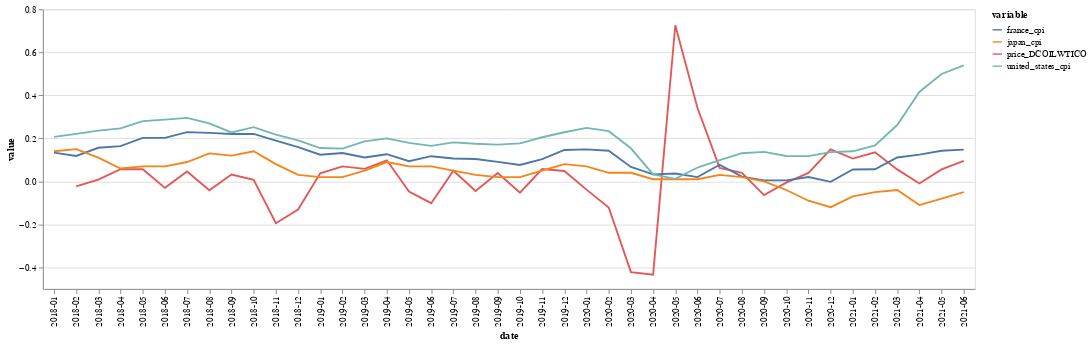

Notebook cell for this chart:
### Code cell
alt.data_transformers.disable_max_rows()
#cols = cs.expand_selector(df, cs.matches("^.*cpi$") | cs.by_name("commodity_DCOILWTICO").pct_change())
df.with_columns(
    cs.matches("^.*cpi$").mul(10), cs.by_name("price_DCOILWTICO").pct_change()
).unpivot(
    index='date', on=cs.matches("^.*cpi|price_DCOILWTICO$")
).plot.line(x='date', y='value', color='variable').properties(width=1000, title="")
#df.unpivot(index='date', on=pl.col.commodity_DCOILWTICO.pct_change())#.plot.line(x='date', y='value', color='variable').properties(width=700, title="")

### Figure 1 — Vega-Lite specification as saved in the notebook (floating-point values rounded to 4 significant figures; data arrays with more than 128 entries replaced by an {"elided": "..."} marker saying what was removed)
{"config": {"view": {"continuousWidth": 300, "continuousHeight": 300}}, "data": {"name": "data-823c38647d8309610baeea132dc18ea2"}, "mark": {"type": "line", "tooltip": true}, "encoding": {"color": {"field": "variable", "type": "nominal"}, "x": {"field": "date", "type": "nominal"}, "y": {"field": "value", "type": "quantitative"}}, "params": [{"name": "param_36", "select": {"type": "interval", "encodings": ["x", "y"]}, "bind": "scales"}], "title": "", "width": 1000, "$schema": "https://vega.github.io/schema/vega-lite/v5.20.1.json", "datasets": {"data-823c38647d8309610baeea132dc18ea2": {"elided": "168 records"}}}
